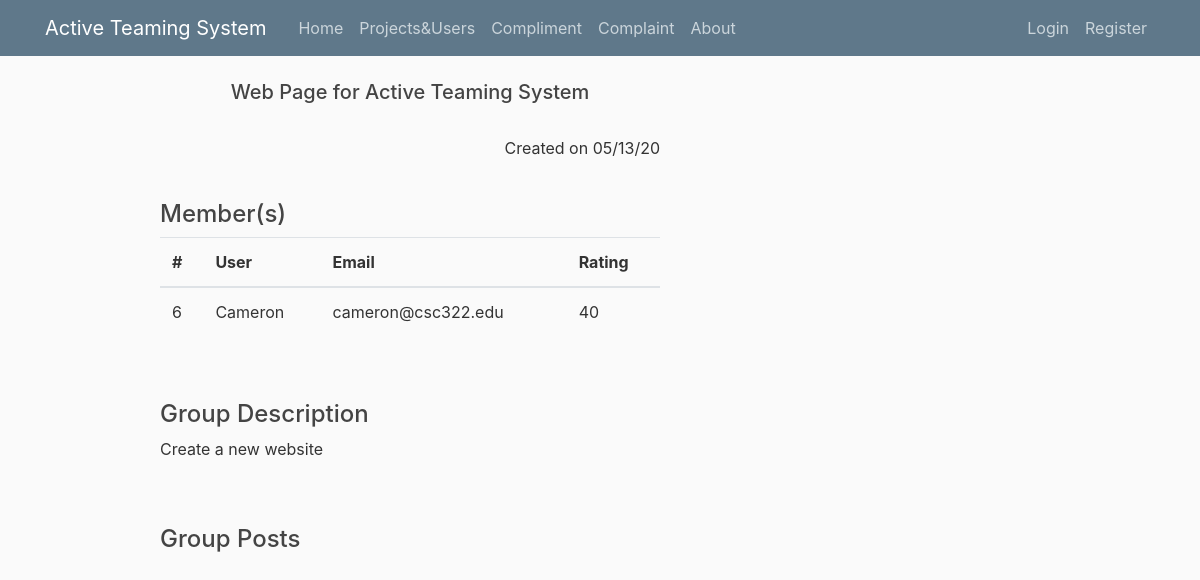
The page /grouppage/Active Teaming System on the database its author committed.
### application/models.py (models this page shows, shortened)
class Project(db.Model):
    id = db.Column(db.Integer, primary_key=True)
    title = db.Column(db.String(100),unique=True, nullable=False)
    date_created = db.Column(db.DateTime, nullable=False, default=datetime.datetime.now())
    description = db.Column(db.Text, nullable=False)
    rating = db.Column(db.Integer, nullable =False, default=0)

class User(db.Model,UserMixin):
    id = db.Column(db.Integer, primary_key=True)
    username = db.Column(db.String(20), unique=True, nullable=False)
    email = db.Column(db.String(120), unique=True, nullable=False)
    image_file = db.Column(db.String(20), nullable=False, default='default.jpg')
    password = db.Column(db.String(60), nullable=False)
    rating = db.Column(db.Integer,nullable=False,default=0)
    compliments = db.relationship('Compliment', backref='recipient', lazy=True)
    complaints = db.relationship('Complaint', backref='complainee', lazy=True)
    UserBlacklist = db.relationship('UserBlacklist', backref='user_blacklisted', lazy=True)
    applications = db.relationship('Application', backref='referee', lazy=True)
    is_vip = db.Column(db.Boolean, default=False, nullable=False)
    is_su = db.Column(db.Boolean, default=False, nullable=False)
    is_blacklisted = db.Column(db.Boolean, default=False, nullable=False)

### application/route.py (the view, shortened to what this page needs)
@app.route("/grouppage/<string:group_title>", methods=['GET', 'POST'])
def grouppage(group_title):
    group = Project.query.filter(Project.title==group_title).first_or_404()
    if AnonymousUserMixin:
        pass
    getid = ProjectMember.query.filter(ProjectMember.project==group.title).all()
    meeting = Meeting.query.filter_by(group=group.title).first()
    kick = Kick.query.filter_by(group=group.title).first()
    praisewarn = Praisewarn.query.filter_by(group=group.title).first()
    close = Close.query.filter_by(group=group.title).first()
    users = []
    for uid in getid:
        users += User.query.filter(User.id == uid.member).all()
    result = []
    if meeting is None:
        pass
    if praisewarn is None:
        pass
    if kick is None:
        pass
    if close is None:
        pass
    meetingform = MeetingForm()
    pwform = PWAnswerForm()
    kickform = KickAnswerForm()
    closeform = CloseAnswerForm()
    posts = Post.query.filter(Post.group_id==group.id).order_by(Post.date_posted.desc()).all()
    return render_template('grouppage.html',group=group,users=users,posts=posts,meetingform=meetingform,\
        kickform=kickform,meeting=meeting,praisewarn=praisewarn,kick=kick,pwform=pwform,closeform=closeform,close=close)

### application/templates/grouppage.html (shortened to what this page needs)
{%extends "layout.html"%}
{%block content%}
<div class="content">
<h5 style="text-align: center">Web Page for {{group.title}}</h5><br>
<p style="text-align: right">Created on {{group.date_created.strftime("%x")}}</p><br>
<table class="table">
    <h4>Member(s)</h4>
    <thead>
      <tr>
        <th scope="col">#</th>
        <th scope="col">User</th>
        <th scope="col">Email</th>
        <th scope="col">Rating</th>
      </tr>
    </thead>
    <tbody>
        {% for user in users %}
        <tr>
            <td>{{ user.id }}</td>
            <td>{{ user.username }}</td>
            <td>{{ user.email }}</td>
            <td>{{ user.rating }}</td>
        </tr>
    {% endfor %}
    </tbody>
  </table>
  <br>
  <br>
  <h4>Group Description</h4>
  <p>{{group.description}}</p>
  <br>
  <br>
  <h4>Group Posts</h4>
  </div>
{%endblock%}

### application/static/main.css (style rules this page uses)
body { background: #fafafa; color: #333333; margin-top: 5rem; }
h1, h2, h3, h4, h5, h6 { color: #444444; }
.content { max-width: 500px; margin: auto; }

### rows shown on the page
Project: title "Active Teaming System", date_created "05/13/20", description "Create a new website"
User: id "6", username "Cameron", email "cameron@csc322.edu", rating "40"
